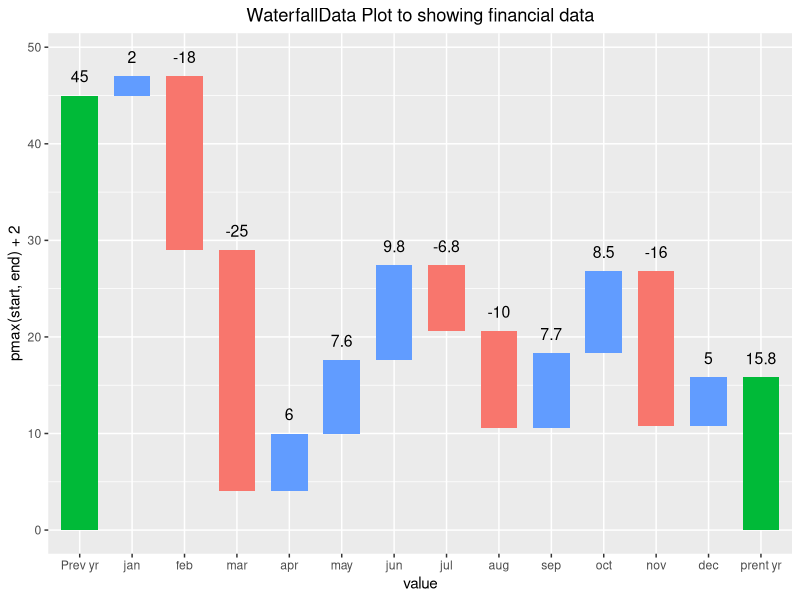

The R script that drew this image:
#getwd() #get the working direct
#WaterfallData = read.csv("C:/Users/vi392289/Documents/waterfall_charts_trng_project/waterfall.csv")

WaterfallData <- data.frame(labels = c("Prev yr","jan","feb","mar","apr","may","jun","jul","aug","sep","oct","nov","dec","prent yr"), 
                    value = c(45,2,-18,-25,6,7.6,9.8,-6.8,-10,7.7,8.5,-16,5,15.8),
                    logic = c(TRUE,FALSE,FALSE,FALSE,FALSE,FALSE,FALSE,FALSE,FALSE,FALSE,FALSE,FALSE,FALSE,TRUE)
)
library(ggplot2)
WaterfallData$labels <- factor(WaterfallData$labels, levels = WaterfallData$labels)
WaterfallData$end <- cumsum(WaterfallData$value)
WaterfallData$end <-c(head(WaterfallData$end,-1),0)
WaterfallData$start <- c(0,head(WaterfallData$end, -1))
WaterfallData$id <- seq_along(WaterfallData$value)

WaterfallData$logic1 <- ifelse(WaterfallData$logic == "TRUE", "TOTAL", ifelse(sign(WaterfallData$value) == 1, "UP", "DOWN"))

ggplot(WaterfallData, aes(value, fill = logic1)) + geom_rect(aes(x = labels, xmin = id - 0.35, xmax = id + 0.35, ymin = end,ymax = start)) + ggtitle("WaterfallData Plot to showing financial data") + geom_text(data=WaterfallData, aes(x=id, y=pmax(start,end)+2,label=value), size=4)  +     theme(plot.title = element_text(hjust = 0.5),legend.position="none")
